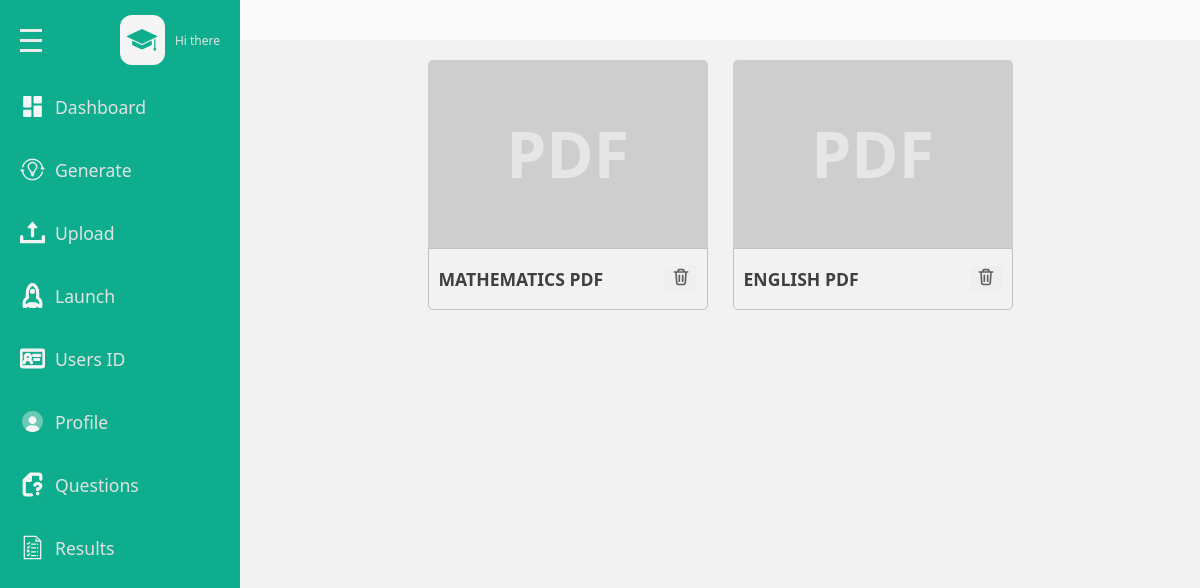
The app's page /admins/question, older data.
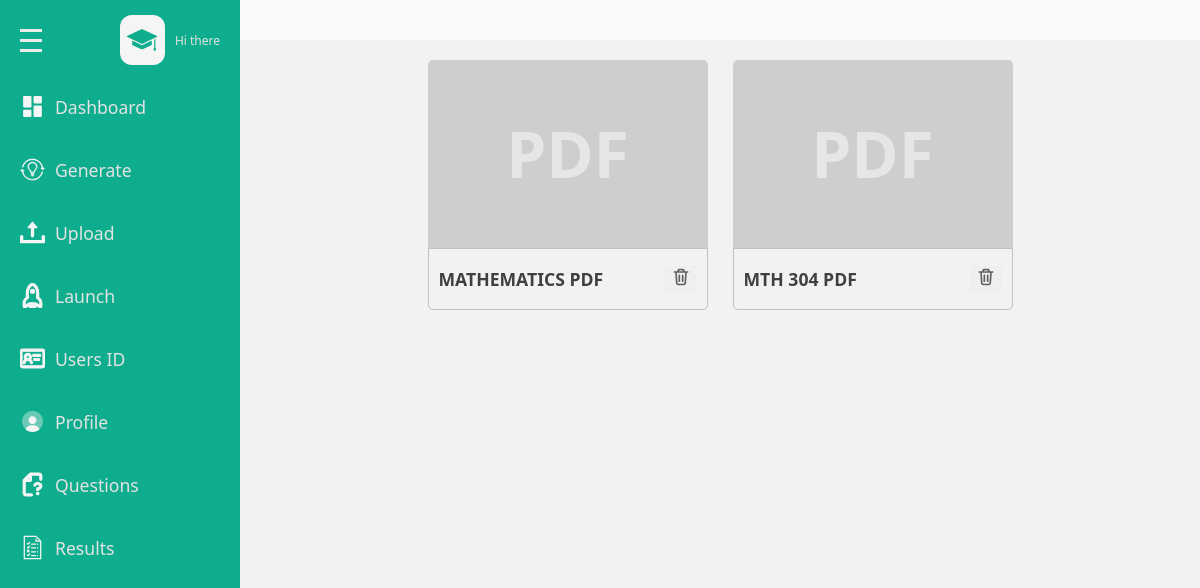
The same page, newer data.
### base/models.py (models this page shows, shortened)
class Subject(models.Model):
    name = models.CharField(max_length=255, unique=True, null=True)

### admins/views.py (the view)
# urls.py: path('question',views.question,name='question'),
def question(request):
    subject  = Subject.objects.all()[:10]
    context ={
        'subject':subject
    }
    return render (request, 'admins/question.html',context)

### base/templates/admins/question.html (shortened to what the changed rows need)
{% load static %}
<!DOCTYPE html>
<html lang="en">
<head>
    <link rel = "stylesheet" href = "{% static 'css/style.css' %}"/>
</head>
<body>
    <div class = "page">
        <div class = "wrapper">
                                <!DOCTYPE svg PUBLIC "-//W3C//DTD SVG 1.1//EN" "http://www.w3.org/Graphics/SVG/1.1/DTD/svg11.dtd">
                                <!DOCTYPE svg PUBLIC "-//W3C//DTD SVG 1.1//EN" "http://www.w3.org/Graphics/SVG/1.1/DTD/svg11.dtd">
                                <!DOCTYPE svg PUBLIC "-//W3C//DTD SVG 1.1//EN" "http://www.w3.org/Graphics/SVG/1.1/DTD/svg11.dtd">
                                <!DOCTYPE svg PUBLIC "-//W3C//DTD SVG 1.1//EN" "http://www.w3.org/Graphics/SVG/1.1/DTD/svg11.dtd">
                                <!DOCTYPE svg PUBLIC "-//W3C//DTD SVG 1.1//EN" "http://www.w3.org/Graphics/SVG/1.1/DTD/svg11.dtd">
                                <!DOCTYPE svg PUBLIC "-//W3C//DTD SVG 1.1//EN" "http://www.w3.org/Graphics/SVG/1.1/DTD/svg11.dtd">
                                <!DOCTYPE svg PUBLIC "-//W3C//DTD SVG 1.1//EN" "http://www.w3.org/Graphics/SVG/1.1/DTD/svg11.dtd">
                                <!DOCTYPE svg PUBLIC "-//W3C//DTD SVG 1.1//EN" "http://www.w3.org/Graphics/SVG/1.1/DTD/svg11.dtd">
                                <!DOCTYPE svg PUBLIC "-//W3C//DTD SVG 1.1//EN" "http://www.w3.org/Graphics/SVG/1.1/DTD/svg11.dtd">
            <div class = "main-content">
                <div class = "question-pdf-box-wrapper flex-wrap">
                    {% if subject %}
                    {%  for subject in subject  %}
                    <div class = "question-pdf-box">
                        <div class = "pdf-graphics flex-center">
                            <span>PDF</span>
                        </div>
                                <div class="question-pdf-details flex">
                                    <h3 class ="question-pdf-name">{{subject.name|upper}} PDF</h3>
                                    <button data-link = "{% url 'admins:delete' subject.pk %}" class = "delete-btn">
                                    </button>
                                </div>
                            </div>
                        {% endfor %}
                    {%else%}
                            <h2 class ="empty-head">No Pdf Yet Please Upload</h2>
                    {% endif %}
                </div>
            </div>
        </div>
    </div>
</body>
</html>

Row changes from the older to the newer data that the page shows:
removed Subject: name "ENGLISH"
added Subject: name "MTH 304"
